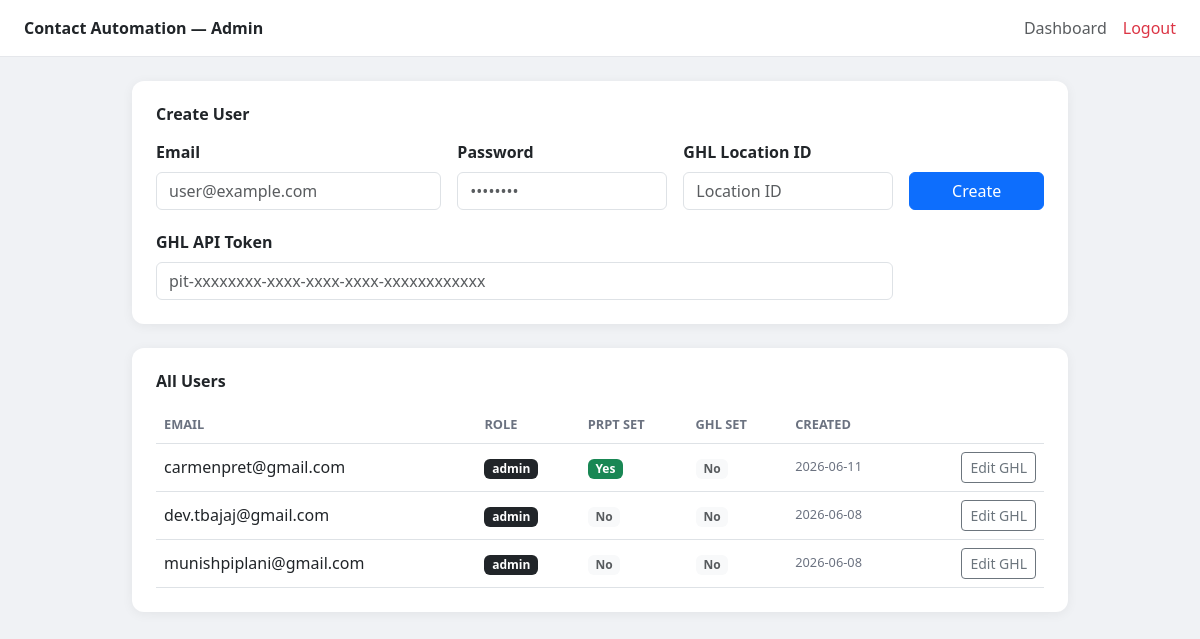
Page /admin (signed in) on the earlier database version.
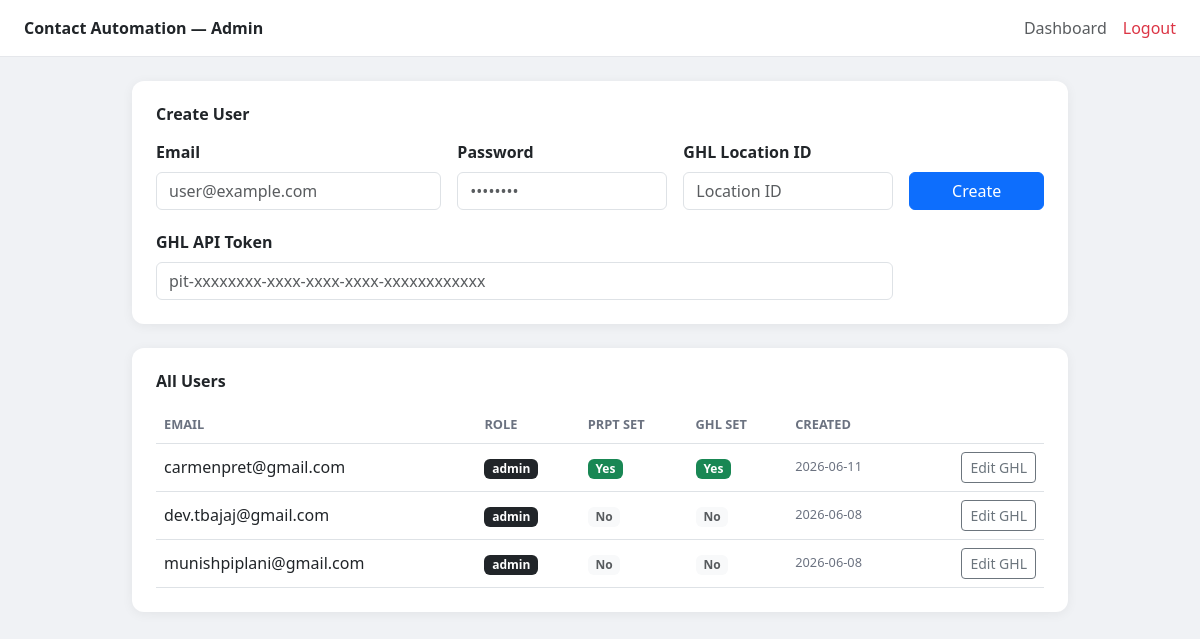
Same page on the later database version.
### tables this page shows
CREATE TABLE users (
            id              INTEGER PRIMARY KEY AUTOINCREMENT,
            email           TEXT UNIQUE NOT NULL,
            password_hash   TEXT NOT NULL,
            role            TEXT DEFAULT 'user',
            prpt_username   TEXT DEFAULT '',
            prpt_password   TEXT DEFAULT '',
            prpt_rep_id     TEXT DEFAULT '',
            ghl_api_token   TEXT DEFAULT '',
            ghl_location_id TEXT DEFAULT '',
            created_at      TIMESTAMP DEFAULT CURRENT_TIMESTAMP
        );

### main_server.py (the view)
@app.get("/admin", response_class=HTMLResponse)
def admin_page(request: Request):
    user = require_admin(request)
    if isinstance(user, RedirectResponse):
        return user
    users = get_all_users()
    return templates.TemplateResponse("admin.html", {
        "request": request,
        "users": [dict(u) for u in users],
        "success": None,
        "error": None,
    })

### templates/admin.html (shortened to what this page needs)
<!DOCTYPE html>
<html lang="en">
<head>
  <link href="https://cdn.jsdelivr.net/npm/bootstrap@5.3.0/dist/css/bootstrap.min.css" rel="stylesheet"/>
</head>
<body>
  <nav class="navbar px-4 py-3 mb-4">
    <span class="fw-bold">Contact Automation — Admin</span>
    <div class="ms-auto d-flex gap-3 align-items-center">
      <a href="/dashboard" class="text-decoration-none text-muted">Dashboard</a>
      <a href="/logout" class="text-decoration-none text-danger">Logout</a>
    </div>
  </nav>
  <div class="container" style="max-width: 960px;">
    <div class="card p-4 mb-4">
      <div class="d-flex justify-content-between align-items-center mb-3">
        <h6 class="fw-semibold mb-0">Create User</h6>
      </div>
      <form method="POST" action="/admin/create-user">
        <div class="row g-3">
          <div class="col-md-4">
            <label class="form-label fw-semibold">Email</label>
            <input type="email" name="email" class="form-control" placeholder="user@example.com" required/>
          </div>
          <div class="col-md-3">
            <label class="form-label fw-semibold">Password</label>
            <input type="password" name="password" class="form-control" placeholder="••••••••" required/>
          </div>
          <div class="col-md-3">
            <label class="form-label fw-semibold">GHL Location ID</label>
            <input type="text" name="ghl_location_id" class="form-control" placeholder="Location ID"/>
          </div>
          <div class="col-md-2 d-flex align-items-end">
            <button type="submit" class="btn btn-primary w-100">Create</button>
          </div>
        </div>
        <div class="row g-3 mt-1">
          <div class="col-md-10">
            <label class="form-label fw-semibold">GHL API Token</label>
            <input type="text" name="ghl_api_token" class="form-control" placeholder="pit-xxxxxxxx-xxxx-xxxx-xxxx-xxxxxxxxxxxx"/>
          </div>
        </div>
      </form>
    </div>
    <div class="card p-4">
      <h6 class="fw-semibold mb-3">All Users</h6>
      <div class="table-responsive">
        <table class="table table-hover align-middle mb-0">
          <thead>
            <tr>
              <th>Email</th>
              <th>Role</th>
              <th>PRPT Set</th>
              <th>GHL Set</th>
              <th>Created</th>
              <th></th>
            </tr>
          </thead>
          <tbody>
            {% for u in users %}
            <tr>
              <td>{{ u.email }}</td>
              <td>
                <span class="badge {% if u.role == 'admin' %}bg-dark{% else %}bg-secondary{% endif %}">
                  {{ u.role }}
                </span>
              </td>
              <td>
                {% if u.prpt_username %}
                  <span class="badge bg-success">Yes</span>
                {% else %}
                  <span class="badge bg-light text-muted">No</span>
                {% endif %}
              </td>
              <td>
                {% if u.ghl_api_token %}
                  <span class="badge bg-success">Yes</span>
                {% else %}
                  <span class="badge bg-light text-muted">No</span>
                {% endif %}
              </td>
              <td style="font-size:0.8rem; color:#6b7280;">{{ u.created_at[:10] }}</td>
              <td class="text-end">
                <button class="btn btn-sm btn-outline-secondary"
                        onclick="openGhlModal({{ u.id }}, '{{ u.ghl_api_token }}', '{{ u.ghl_location_id }}')">
                  Edit GHL
                </button>
              </td>
            </tr>
            {% endfor %}
          </tbody>
        </table>
      </div>
    </div>
  </div>
</body>
</html>

### templates/admin.html (style rules this page uses)
body { background: #f0f2f5; }
.navbar { background: #fff; border-bottom: 1px solid #e5e7eb; }
.card { border: none; border-radius: 12px; box-shadow: 0 2px 12px rgba(0,0,0,0.06); }
.table th { font-size: 0.8rem; text-transform: uppercase; color: #6b7280; }

Differences in the rows shown:
changed users "carmenpret@gmail.com": ghl_api_token "No" → "Yes"
